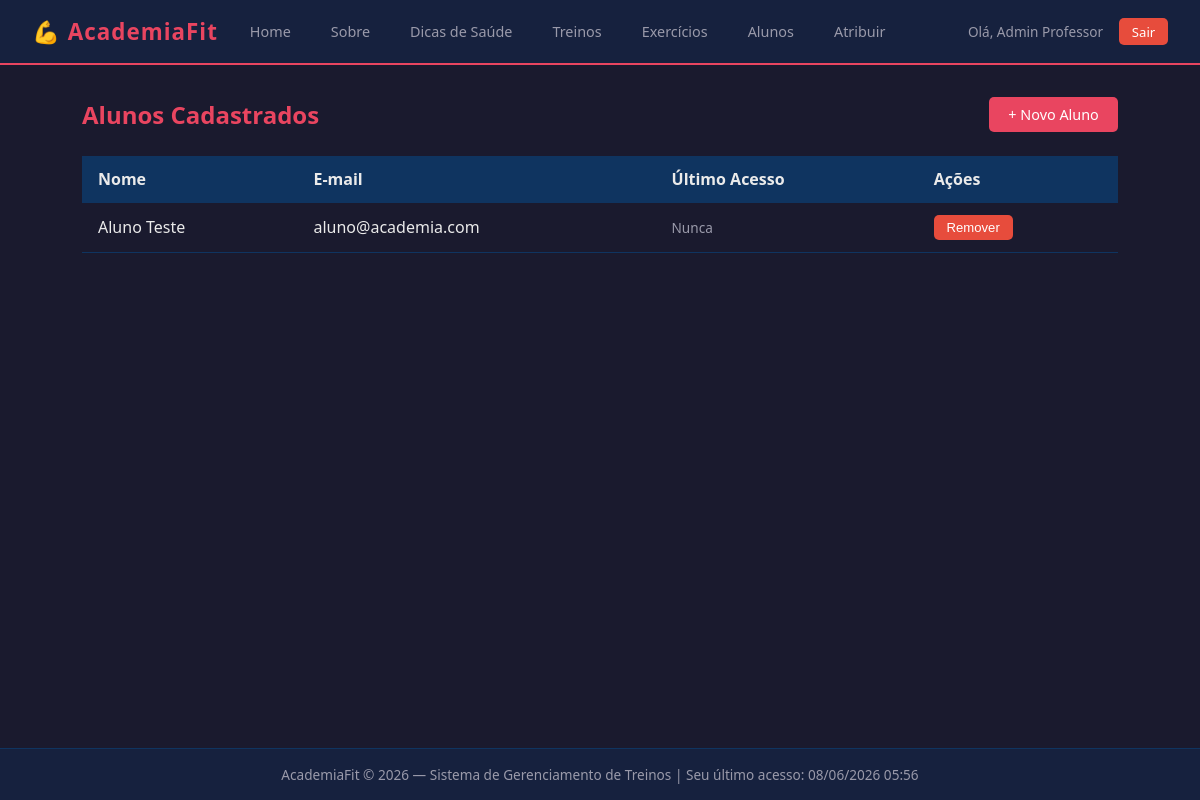
/index.php?pagina=usuarios (signed in), run on the app's committed database.
### tables this page shows
CREATE TABLE usuarios (
    id INT AUTO_INCREMENT PRIMARY KEY,
    nome VARCHAR(100) NOT NULL,
    email VARCHAR(150) UNIQUE NOT NULL,
    senha VARCHAR(255) NOT NULL,
    tipo_usuario ENUM('admin','aluno') DEFAULT 'aluno',
    ultimo_acesso DATETIME DEFAULT NULL,
    criado_em DATETIME DEFAULT CURRENT_TIMESTAMP
);

### app/controller/UsuarioController.php (called while the page is built, shortened)
<?php
require_once __DIR__ . '/../model/Usuario.php';
class UsuarioController {
    public function listar(): void {
        $model   = new Usuario();
        $alunos  = $model->listarAlunos();
        require __DIR__ . '/../view/usuarios_lista.php';
    }
}

### app/core/Conexao.php (called while the page is built)
<?php
class Conexao {
    private static ?PDO $instancia = null;
    public static function getConexao(): PDO {
        if (self::$instancia === null) {
            try {
                self::$instancia = new PDO(
                    'mysql:host=localhost;dbname=academia;charset=utf8mb4',
                    'root',
                    '',
                    [
                        PDO::ATTR_ERRMODE            => PDO::ERRMODE_EXCEPTION,
                        PDO::ATTR_DEFAULT_FETCH_MODE => PDO::FETCH_ASSOC,
                    ]
                );
            } catch (PDOException $e) {
                die('Erro de conexão: ' . $e->getMessage());
            }
        }
        return self::$instancia;
    }
}

### app/model/Usuario.php (called while the page is built, shortened)
<?php
require_once __DIR__ . '/../core/Conexao.php';
class Usuario {
    private PDO $db;
    public function __construct() {
        $this->db = Conexao::getConexao();
    }
    public function listarAlunos(): array {
        $stmt = $this->db->query("SELECT * FROM usuarios WHERE tipo_usuario = 'aluno' ORDER BY nome");
        return $stmt->fetchAll();
    }
}

### app/view/usuarios_lista.php (the view, shortened to what this page needs)
<?php require __DIR__ . '/header.php'; ?>
<main>
    <div class="page-title">
        <h2>Alunos Cadastrados</h2>
        <a href="index.php?pagina=cadastro" class="btn btn-primario">+ Novo Aluno</a>
    </div>
    <?php if (empty($alunos)): ?>
        <div class="card"><p style="color:var(--texto-muted)">Nenhum aluno cadastrado.</p></div>
    <?php else: ?>
        <table>
            <thead>
                <tr>
                    <th>Nome</th>
                    <th>E-mail</th>
                    <th>Último Acesso</th>
                    <th>Ações</th>
                </tr>
            </thead>
            <tbody>
                <?php foreach ($alunos as $a): ?>
                <tr>
                    <td><?= htmlspecialchars($a['nome']) ?></td>
                    <td><?= htmlspecialchars($a['email']) ?></td>
                    <td style="color:var(--texto-muted);font-size:.85rem">
                        <?= $a['ultimo_acesso'] ? htmlspecialchars($a['ultimo_acesso']) : 'Nunca' ?>
                    </td>
                    <td>
                        <form method="POST" action="index.php?pagina=usuario_excluir" style="display:inline"
                              onsubmit="return confirm('Remover aluno?')">
                            <button class="btn btn-perigo btn-sm">Remover</button>
                        </form>
                    </td>
                </tr>
                <?php endforeach; ?>
            </tbody>
        </table>
    <?php endif; ?>
</main>
<?php require __DIR__ . '/footer.php'; ?>

### public/css/style.css (style rules this page uses)
:root { --primario: #1a1a2e; --secundario: #16213e; --acento: #e94560; --acento2: #0f3460; --texto: #eaeaea; --texto-muted: #9a9aaa; --card-bg: #16213e; --borda: #0f3460; --sucesso: #2ecc71; --erro: #e74c3c; --fonte: 'Segoe UI', system-ui, sans-serif; }
* { box-sizing: border-box; margin: 0; padding: 0; }
body { font-family: var(--fonte); background: var(--primario); color: var(--texto); min-height: 100vh; display: flex; flex-direction: column; }
main { flex: 1; padding: 2rem; max-width: 1100px; width: 100%; margin: 0 auto; }
.btn { display: inline-block; padding: .5rem 1.2rem; border-radius: 5px; border: none; cursor: pointer; font-size: .9rem; text-decoration: none; transition: opacity .2s; }
.btn-primario { background: var(--acento); color: #fff; }
.btn-perigo { background: var(--erro); color: #fff; }
.btn-sm { padding: .3rem .8rem; font-size: .82rem; }
table { width: 100%; border-collapse: collapse; }
th, td { padding: .75rem 1rem; text-align: left; border-bottom: 1px solid var(--borda); }
th { background: var(--acento2); color: var(--texto); font-weight: 600; }
.page-title { display: flex; align-items: center; justify-content: space-between; margin-bottom: 1.5rem; flex-wrap: wrap; gap: .5rem; }
.page-title h2 { color: var(--acento); }

### data on the page
usuarios: nome "Aluno Teste", email "aluno@academia.com", shows "Nunca"

### other printed values
$_SESSION['usuario_nome'] "Admin Professor"
$ultimo "08/06/2026 05:56"
